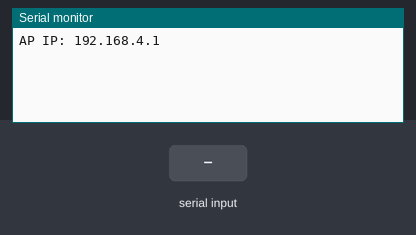
Recording of a sketch running on a simulated ESP32. Parts: the last lines printed to the serial monitor. The inputs (shaded band) are chosen by the test bench.

Above: at 1.2 s.
1.3 s: "T\n" received over the second serial link
At 2.1 s:
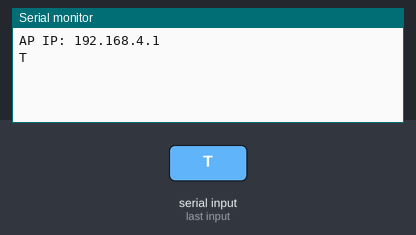
2.8 s: "1\n" received over the second serial link
At 3.2 s:
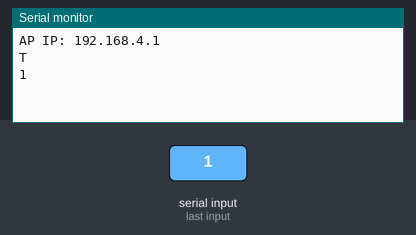

The sketch:

esp32_web_bridge.ino
```cpp
#include <WiFi.h>
#include <WebServer.h>
#include <WebSocketsServer.h>

// ESP32 作为 WiFi 热点和网页服务器。
// 接线：MSPM0 UART0 TX(PA10) -> ESP32 RX2(GPIO16)
//       MSPM0 UART0 RX(PA11) <- ESP32 TX2(GPIO17)
//       MSPM0 GND            -- ESP32 GND
static const char *AP_SSID = "PingPongCtrl";
static const char *AP_PASS = "12345678";
static const uint32_t UART_BAUD = 115200;
static const int ESP32_RX2_PIN = 16;
static const int ESP32_TX2_PIN = 17;

WebServer server(80);
WebSocketsServer webSocket(81);

static const char INDEX_HTML[] PROGMEM = R"HTML(
<!doctype html>
<html lang="zh-CN">
<head>
<meta charset="utf-8">
<meta name="viewport" content="width=device-width,initial-scale=1">
<title>乒乓球位置控制实时监测</title>
<style>
:root{font-family:Arial,"Microsoft YaHei",sans-serif;color:#17202a;background:#f4f7fb}
*{box-sizing:border-box}body{margin:0}.app{min-height:100vh;display:grid;grid-template-rows:auto 1fr}
header{background:#0f766e;color:white;padding:18px 24px;display:flex;justify-content:space-between;gap:16px;align-items:center}
h1{font-size:22px;line-height:1.2;margin:0;font-weight:700}.status{font-size:14px;padding:6px 10px;border:1px solid rgba(255,255,255,.45);border-radius:6px}
main{padding:20px;display:grid;grid-template-columns:280px 1fr;gap:18px}
.panel{background:white;border:1px solid #d9e2ec;border-radius:8px;padding:16px;box-shadow:0 2px 10px rgba(15,23,42,.06)}
.cards{display:grid;grid-template-columns:1fr;gap:12px}.card{border:1px solid #e2e8f0;border-radius:8px;padding:14px;background:#fbfdff}
.label{font-size:13px;color:#52616f;margin-bottom:8px}.value{font-size:28px;font-weight:700;color:#102a43}.unit{font-size:14px;color:#627d98;margin-left:4px}
.controls{display:grid;gap:10px;margin-top:14px}.row{display:grid;grid-template-columns:1fr 1fr;gap:10px}
button,input{height:42px;border-radius:6px;border:1px solid #bcccdc;background:white;font-size:15px}
button{cursor:pointer;font-weight:700;color:#243b53}button.primary{background:#0f766e;border-color:#0f766e;color:white}button.danger{background:#b42318;border-color:#b42318;color:white}
button:active{transform:translateY(1px)}input{width:100%;padding:0 10px}
.chartHead{display:flex;justify-content:space-between;align-items:center;margin-bottom:12px;color:#334e68}
canvas{width:100%;height:360px;border:1px solid #d9e2ec;border-radius:8px;background:linear-gradient(#fff,#f8fafc)}
.log{height:150px;overflow:auto;font-family:Consolas,monospace;font-size:12px;line-height:1.45;background:#102a43;color:#d9e2ec;border-radius:8px;padding:10px;margin-top:12px}
@media(max-width:760px){main{grid-template-columns:1fr;padding:12px}header{align-items:flex-start;flex-direction:column}canvas{height:280px}}
</style>
</head>
<body>
<div class="app">
<header><h1>乒乓球位置控制实时监测</h1><div id="linkState" class="status">未连接</div></header>
<main>
<section class="panel">
<div class="cards">
<div class="card"><div class="label">运行状态</div><div id="state" class="value">--</div></div>
<div class="card"><div class="label">目标距离</div><div><span id="target" class="value">--</span><span class="unit">cm</span></div></div>
<div class="card"><div class="label">实测距离</div><div><span id="actual" class="value">--</span><span class="unit">cm</span></div></div>
<div class="card"><div class="label">风机 PWM</div><div><span id="pwm" class="value">--</span><span class="unit">/1000</span></div></div>
</div>
<div class="controls">
<div class="row"><button class="primary" onclick="sendCmd('RUN')">启动</button><button class="danger" onclick="sendCmd('STOP')">停止</button></div>
<div class="row"><button onclick="sendCmd('DOWN')">-5 cm</button><button onclick="sendCmd('UP')">+5 cm</button></div>
<div class="row"><input id="setValue" type="number" value="50" min="30" max="70" step="0.5"><button onclick="setTarget()">设定</button></div>
<button onclick="sendCmd('GET')">立即刷新</button>
</div>
</section>
<section class="panel">
<div class="chartHead"><strong>距离曲线</strong><span id="lastTime">--</span></div>
<canvas id="chart" width="960" height="360"></canvas>
<div id="log" class="log"></div>
</section>
</main>
</div>
<script>
let ws, targetData=[], actualData=[], maxPoints=160;
const $=id=>document.getElementById(id);
function log(s){const el=$('log');el.textContent=(new Date()).toLocaleTimeString()+"  "+s+"\n"+el.textContent.slice(0,3500);}
function connect(){ws=new WebSocket(`ws://${location.hostname}:81/`);
ws.onopen=()=>{ $('linkState').textContent='已连接'; $('linkState').style.background='rgba(255,255,255,.18)'; sendCmd('GET'); };
ws.onclose=()=>{ $('linkState').textContent='断开，重连中'; setTimeout(connect,1000); };
ws.onerror=()=>{ $('linkState').textContent='连接错误'; };
ws.onmessage=e=>handleLine(String(e.data).trim());}
function sendCmd(cmd){if(ws&&ws.readyState===1){ws.send(cmd);log('TX '+cmd);}}
function setTarget(){sendCmd('SET '+$('setValue').value);}
function handleLine(line){if(!line)return;log('RX '+line);const p=line.split(',');
if(p[0]==='T'&&p.length>=6){const ms=Number(p[1]), active=p[2]==='1', target=Number(p[3]), actual=Number(p[4]), pwm=Number(p[5]);
$('state').textContent=active?'ACTIVE':'STANDBY';$('target').textContent=target.toFixed(1);$('actual').textContent=actual>=0?actual.toFixed(1):'ERR';$('pwm').textContent=String(pwm);$('lastTime').textContent=(ms/1000).toFixed(1)+' s';
targetData.push(target);actualData.push(actual>=0?actual:null);if(targetData.length>maxPoints){targetData.shift();actualData.shift();}draw();}}
function draw(){const c=$('chart'),ctx=c.getContext('2d'),w=c.width,h=c.height,pad=42;ctx.clearRect(0,0,w,h);
ctx.strokeStyle='#d9e2ec';ctx.lineWidth=1;ctx.font='13px Arial';ctx.fillStyle='#52616f';
for(let y=30;y<=80;y+=10){const py=h-pad-(y-30)/(80-30)*(h-pad*2);ctx.beginPath();ctx.moveTo(pad,py);ctx.lineTo(w-16,py);ctx.stroke();ctx.fillText(y+'cm',6,py+4);}
drawLine(targetData,'#b42318');drawLine(actualData,'#0f766e');
ctx.fillStyle='#b42318';ctx.fillRect(w-205,18,18,4);ctx.fillStyle='#334e68';ctx.fillText('目标',w-180,24);
ctx.fillStyle='#0f766e';ctx.fillRect(w-125,18,18,4);ctx.fillStyle='#334e68';ctx.fillText('实测',w-100,24);
function drawLine(arr,color){ctx.strokeStyle=color;ctx.lineWidth=3;ctx.beginPath();let started=false;arr.forEach((v,i)=>{if(v==null){started=false;return;}const x=pad+i/(maxPoints-1)*(w-pad-16);const y=h-pad-(v-30)/(80-30)*(h-pad*2);if(!started){ctx.moveTo(x,y);started=true;}else ctx.lineTo(x,y);});ctx.stroke();}}
connect();draw();
</script>
</body>
</html>
)HTML";

void handleRoot()
{
    server.send_P(200, "text/html; charset=utf-8", INDEX_HTML);
}

void handleNotFound()
{
    server.send(404, "text/plain; charset=utf-8", "Not found");
}

void onWebSocketEvent(uint8_t client, WStype_t type, uint8_t *payload, size_t length)
{
    if (type == WStype_TEXT && length > 0) {
        for (size_t i = 0; i < length; i++) {
            Serial2.write(payload[i]);
        }
        Serial2.write('\n');
    }
}

void setup()
{
    Serial.begin(115200);
    Serial2.begin(UART_BAUD, SERIAL_8N1, ESP32_RX2_PIN, ESP32_TX2_PIN);

    WiFi.mode(WIFI_AP);
    WiFi.softAP(AP_SSID, AP_PASS);

    server.on("/", handleRoot);
    server.onNotFound(handleNotFound);
    server.begin();

    webSocket.begin();
    webSocket.onEvent(onWebSocketEvent);

    Serial.print("AP IP: ");
    Serial.println(WiFi.softAPIP());
}

void loop()
{
    static String uartLine;

    server.handleClient();
    webSocket.loop();

    while (Serial2.available() > 0) {
        char ch = (char)Serial2.read();
        if (ch == '\n') {
            uartLine.trim();
            if (uartLine.length() > 0) {
                webSocket.broadcastTXT(uartLine);
                Serial.println(uartLine);
            }
            uartLine = "";
        } else if (ch != '\r') {
            if (uartLine.length() < 120) {
                uartLine += ch;
            } else {
                uartLine = "";
            }
        }
    }
}
```

Measured:
- after the input at 1.3 s, the serial monitor: prints a new line at once (image 1)
- after the input at 2.8 s, the serial monitor: prints a new line at once (image 2)
